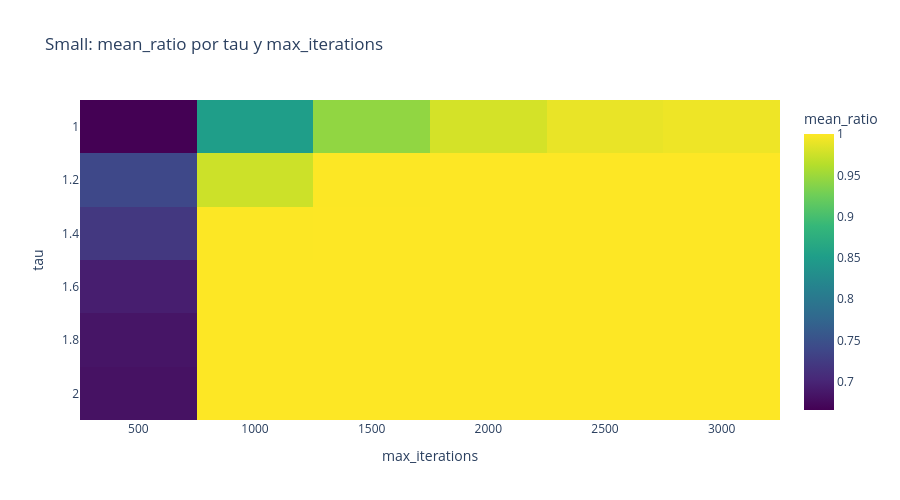
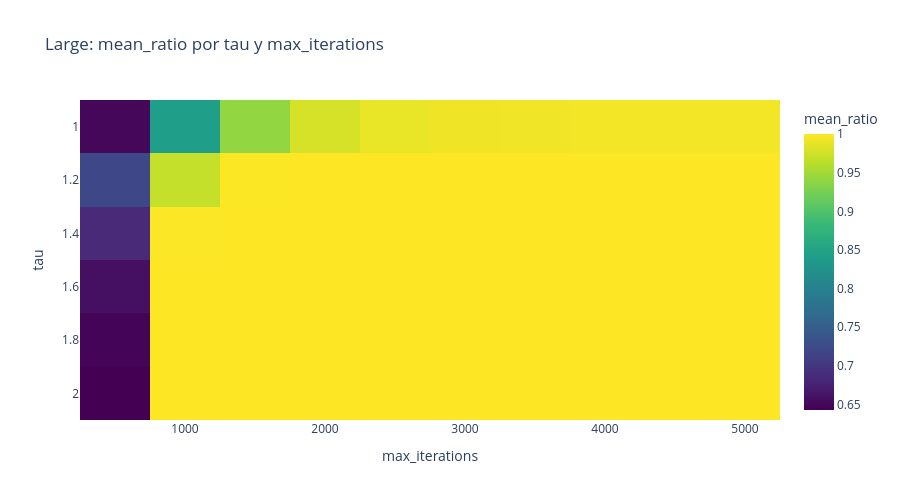
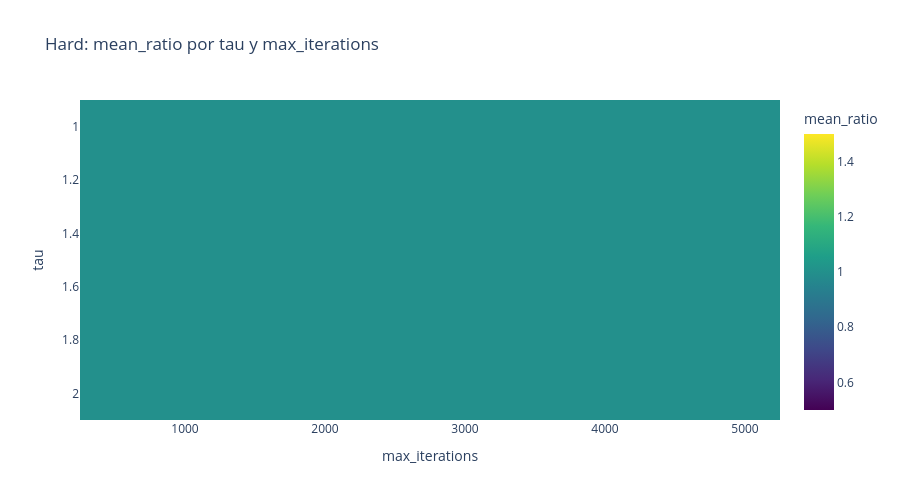

Notebook source saved alongside these figures, in order:
### Markdown cell above
## Heatmaps de desempeño
Se grafican heatmaps de `mean_ratio` para observar qué combinaciones de (`tau`, `max_iterations`) producen mejores resultados.

### Code cell
def heatmap(agg: pd.DataFrame, title: str):
    pivot = agg.pivot(index='tau', columns='max_iterations', values='mean_ratio')
    fig = px.imshow(pivot,
                    labels=dict(x='max_iterations', y='tau', color='mean_ratio'),
                    title=title, aspect='auto', color_continuous_scale='Viridis')
    fig.update_layout(height=500)
    fig.show()

heatmap(agg_small, 'Small: mean_ratio por tau y max_iterations')
heatmap(agg_large, 'Large: mean_ratio por tau y max_iterations')
heatmap(agg_hard,  'Hard: mean_ratio por tau y max_iterations')

### Figure 1 — Plotly figure (JSON) as saved in the notebook; plotly's stock layout.template omitted (floating-point values rounded to 4 significant figures)
{"data": [{"coloraxis": "coloraxis", "hovertemplate": "max_iterations: %{x}<br>tau: %{y}<br>mean_ratio: %{z}<extra></extra>", "name": "0", "type": "heatmap", "x": [500, 1000, 1500, 2000, 2500, 3000], "xaxis": "x", "y": [1.0, 1.2, 1.4, 1.6, 1.8, 2.0], "yaxis": "y", "z": [[0.666, 0.8517, 0.9438, 0.9786, 0.9894, 0.9921], [0.7393, 0.9745, 0.9997, 0.9998, 0.9999, 0.9999], [0.7208, 0.9996, 1.0, 1.0, 1.0, 1.0], [0.6936, 1.0, 1.0, 1.0, 1.0, 1.0], [0.6847, 1.0, 1.0, 1.0, 1.0, 1.0], [0.6818, 1.0, 1.0, 1.0, 1.0, 1.0]]}], "layout": {"coloraxis": {"colorbar": {"title": {"text": "mean_ratio"}}, "colorscale": [[0, "#440154"], [0.1111, "#482878"], [0.2222, "#3e4989"], [0.3333, "#31688e"], [0.4444, "#26828e"], [0.5556, "#1f9e89"], [0.6667, "#35b779"], [0.7778, "#6ece58"], [0.8889, "#b5de2b"], [1, "#fde725"]]}, "height": 500, "title": {"text": "Small: mean_ratio por tau y max_iterations"}, "xaxis": {"anchor": "y", "domain": [0, 1], "title": {"text": "max_iterations"}}, "yaxis": {"anchor": "x", "autorange": "reversed", "domain": [0, 1], "title": {"text": "tau"}}}}

### Figure 2 — Plotly figure (JSON) as saved in the notebook; plotly's stock layout.template omitted (floating-point values rounded to 4 significant figures)
{"data": [{"coloraxis": "coloraxis", "hovertemplate": "max_iterations: %{x}<br>tau: %{y}<br>mean_ratio: %{z}<extra></extra>", "name": "0", "type": "heatmap", "x": [500, 1000, 1500, 2000, 2500, 3000, 3500, 4000, 4500, 5000], "xaxis": "x", "y": [1.0, 1.2, 1.4, 1.6, 1.8, 2.0], "yaxis": "y", "z": [[0.6495, 0.8412, 0.9406, 0.9779, 0.989, 0.9922, 0.993, 0.9941, 0.9943, 0.9947], [0.7204, 0.9688, 0.9996, 0.9998, 0.9999, 0.9999, 0.9999, 0.9999, 0.9999, 0.9999], [0.6846, 0.999, 1.0, 1.0, 1.0, 1.0, 1.0, 1.0, 1.0, 1.0], [0.6578, 0.9999, 1.0, 1.0, 1.0, 1.0, 1.0, 1.0, 1.0, 1.0], [0.6461, 1.0, 1.0, 1.0, 1.0, 1.0, 1.0, 1.0, 1.0, 1.0], [0.643, 0.9999, 1.0, 1.0, 1.0, 1.0, 1.0, 1.0, 1.0, 1.0]]}], "layout": {"coloraxis": {"colorbar": {"title": {"text": "mean_ratio"}}, "colorscale": [[0, "#440154"], [0.1111, "#482878"], [0.2222, "#3e4989"], [0.3333, "#31688e"], [0.4444, "#26828e"], [0.5556, "#1f9e89"], [0.6667, "#35b779"], [0.7778, "#6ece58"], [0.8889, "#b5de2b"], [1, "#fde725"]]}, "height": 500, "title": {"text": "Large: mean_ratio por tau y max_iterations"}, "xaxis": {"anchor": "y", "domain": [0, 1], "title": {"text": "max_iterations"}}, "yaxis": {"anchor": "x", "autorange": "reversed", "domain": [0, 1], "title": {"text": "tau"}}}}

### Figure 3 — Plotly figure (JSON) as saved in the notebook; plotly's stock layout.template omitted (floating-point values rounded to 4 significant figures)
{"data": [{"coloraxis": "coloraxis", "hovertemplate": "max_iterations: %{x}<br>tau: %{y}<br>mean_ratio: %{z}<extra></extra>", "name": "0", "type": "heatmap", "x": [500, 1000, 1500, 2000, 2500, 3000, 3500, 4000, 4500, 5000], "xaxis": "x", "y": [1.0, 1.2, 1.4, 1.6, 1.8, 2.0], "yaxis": "y", "z": [[1.0, 1.0, 1.0, 1.0, 1.0, 1.0, 1.0, 1.0, 1.0, 1.0], [1.0, 1.0, 1.0, 1.0, 1.0, 1.0, 1.0, 1.0, 1.0, 1.0], [1.0, 1.0, 1.0, 1.0, 1.0, 1.0, 1.0, 1.0, 1.0, 1.0], [1.0, 1.0, 1.0, 1.0, 1.0, 1.0, 1.0, 1.0, 1.0, 1.0], [1.0, 1.0, 1.0, 1.0, 1.0, 1.0, 1.0, 1.0, 1.0, 1.0], [1.0, 1.0, 1.0, 1.0, 1.0, 1.0, 1.0, 1.0, 1.0, 1.0]]}], "layout": {"coloraxis": {"colorbar": {"title": {"text": "mean_ratio"}}, "colorscale": [[0, "#440154"], [0.1111, "#482878"], [0.2222, "#3e4989"], [0.3333, "#31688e"], [0.4444, "#26828e"], [0.5556, "#1f9e89"], [0.6667, "#35b779"], [0.7778, "#6ece58"], [0.8889, "#b5de2b"], [1, "#fde725"]]}, "height": 500, "title": {"text": "Hard: mean_ratio por tau y max_iterations"}, "xaxis": {"anchor": "y", "domain": [0, 1], "title": {"text": "max_iterations"}}, "yaxis": {"anchor": "x", "autorange": "reversed", "domain": [0, 1], "title": {"text": "tau"}}}}
